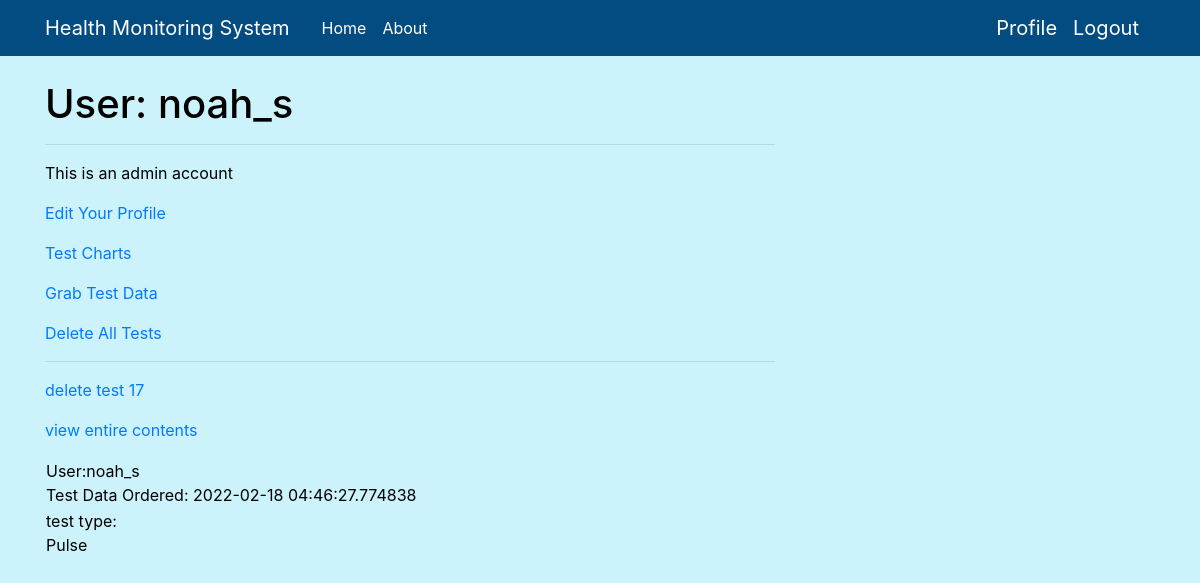
/user/noah_s (signed in), run on an earlier commit of the app's database.
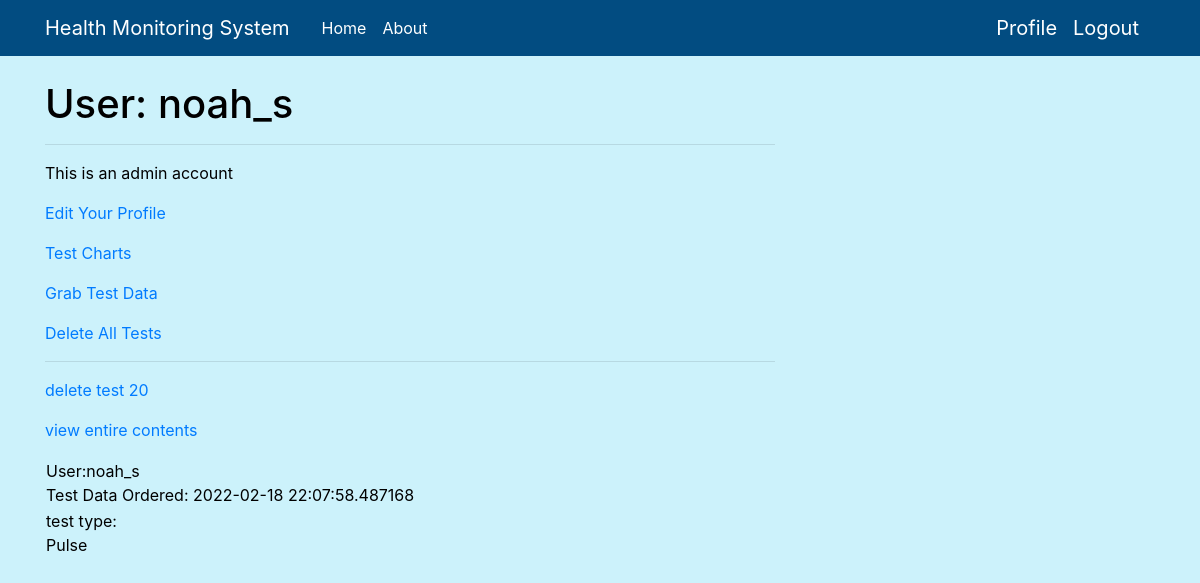
And on a later commit of the database.
### app.py (models this page shows, shortened)
class User(UserMixin, db.Model):
    id = db.Column(db.Integer, primary_key=True)
    username = db.Column(db.String(64), index=True, unique=True)
    email = db.Column(db.String(120), index=True, unique=True)      # email field format is validated
    DOB = db.Column(db.String(6), index=True, unique=True)          # DOB field format is validated
    password_hash = db.Column(db.String(128))
    packets = db.relationship("Packet", backref='author', lazy='dynamic')
    packet_count = db.Column(db.Integer, index=True, unique=False)
    admin = db.Column(db.Integer, index=True, default=False)

class Packet(db.Model):
    id = db.Column(db.Integer, primary_key=True)
    body = db.Column(db.String(500))
    timestamp = db.Column(db.DateTime, index=True, default=datetime.utcnow) # this timestamp represents when the test was ordered
    test_taken = db.Column(db.DateTime, index=True)                         # this timestamp represents when the test was taken
    user_id = db.Column(db.Integer, db.ForeignKey('user.id'))
    test_type = db.Column(db.String(40))

### app.py (the view)
@app.route('/user/<username>')
@login_required
def user(username):
    user = User.query.filter_by(username=username).first_or_404()
    return render_template('user.html', user=user, packets=user.packets.all())

### app.py (called while the page is built)
@login.user_loader
def load_user(id):
    return User.query.get(int(id))

### templates/user.html (shortened to what this page needs)
{% extends "base.html" %}
{% block content %}
    <h1>User: {{ user.username }}</h1>
    <hr>
    {% if user == current_user %}
    {% if user.admin == True %}
    <p>This is an admin account</p>
    {% endif %}
    <p><a href="{{ url_for('edit_profile') }}">Edit Your Profile</a></p>
    <p><a href="{{ url_for('test_chart', username=current_user.username)}}">Test Charts</a></p>
    <p><a href="{{ url_for('newtest', username=current_user.username) }}">Grab Test Data</a></p>
    <p><a href="{{ url_for('delete_all_tests', username=current_user.username) }}">Delete All Tests</a></p>
    <hr>
    {% for packet in packets %}
    <p>
        {% include '_packet.html' %}
    </p>
    {% endfor %}
    {% endif %}
{% endblock %}

### templates/base.html (shortened to what this page needs)
<!doctype html>
<html lang="en">
  <head>
    <link rel="stylesheet" href="https://stackpath.bootstrapcdn.com/bootstrap/4.3.1/css/bootstrap.min.css">
    <link rel="stylesheet" type="text/css" href="{{ url_for('static', filename='main.css') }}">
  </head>
  <body>
    <header class="site-header">
      <nav class="navbar navbar-expand-md navbar-dark bg-steel fixed-top">
        <div class="container">
          <a class="navbar-brand mr-4" href="/">Health Monitoring System</a>
          <div class="collapse navbar-collapse" id="navbarToggle">
            <div class="navbar-nav mr-auto">
              <a class="nav-item nav-link" href="{{ url_for('index') }}">Home</a>
              <a class="nav-item nav-link" href="/about">About</a>
            </div>
            {% if current_user.is_anonymous %}
            <div class="navbar-nav">
              <a class="nav-item nav-link" href="{{ url_for('login') }}">Login</a>
              <a class="nav-item nav-link" href="{{ url_for('signup') }}">Sign Up</a>
            </div>
            {% else %}
            <a class="navbar-brand" href="{{ url_for('user', username=current_user.username) }}">Profile</a>
            <a class="navbar-brand" href="{{ url_for('logout') }}">Logout</a>
            {% endif %}
          </div>
        </div>
      </nav>
    </header>
    <main role="main" class="container">
      <div class="row">
        <div class="col-md-8">
          {% block content %}{% endblock %}
    </main>
  </body>
</html>

### templates/_packet.html
<table>
        <tr valign="top">
            <td>User:{{ packet.author.username}}<br>Test Data Ordered: {{packet.timestamp}}</td>
            <p><a href="{{ url_for('deletetest', username=current_user.username, packet_id=packet.id) }}">delete test {{packet.id}}</a></p>
            <p><a href="{{ url_for('open_packet', username=current_user.username, packet_id=packet.id) }}">view entire contents</a></p>
        </tr>
        <td> test type:<br>{{ packet.test_type }} </td>
    </table>

### static/main.css (style rules this page uses)
body { background: #ccf2fb; color: #000000; margin-top: 5rem; }
h1, h2, h3, h4, h5, h6 { color: #000000; }
.bg-steel { background-color: #024c81; }
.site-header .navbar-nav .nav-link { color: #ffffff; }

What changed in the data, as far as the page shows it:
removed Packet: author.username "noah_s", timestamp "2022-02-18 04:46:27.774838", id "17", test_type "Pulse"
added Packet: author.username "noah_s", timestamp "2022-02-18 22:07:58.487168", id "20", test_type "Pulse"
